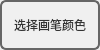
<?xml version="1.0" encoding="UTF-8"?>
<ui version="4.0">
 <class>ChoseColor</class>
 <widget class="QWidget" name="ChoseColor">
  <property name="geometry">
   <rect>
    <x>0</x>
    <y>0</y>
    <width>100</width>
    <height>50</height>
   </rect>
  </property>
  <property name="minimumSize">
   <size>
    <width>100</width>
    <height>50</height>
   </size>
  </property>
  <property name="maximumSize">
   <size>
    <width>100</width>
    <height>50</height>
   </size>
  </property>
  <property name="windowTitle">
   <string>Form</string>
  </property>
  <property name="styleSheet">
   <string notr="true"/>
  </property>
  <widget class="QPushButton" name="pushButton_choosecolor">
   <property name="geometry">
    <rect>
     <x>0</x>
     <y>0</y>
     <width>100</width>
     <height>50</height>
    </rect>
   </property>
   <property name="minimumSize">
    <size>
     <width>100</width>
     <height>50</height>
    </size>
   </property>
   <property name="maximumSize">
    <size>
     <width>100</width>
     <height>50</height>
    </size>
   </property>
   <property name="styleSheet">
    <string notr="true">QPushButton {
    /* 一次性设置：宽度 + 样式 + 颜色 */
    border: 2px solid #666;
    border-radius: 6px;
    background-color: #f0f0f0;
    color: #333;
    padding: 5px 12px;
}
QPushButton:hover {
    background-color: #e0e0e0;
    border-color: #333;
}
QPushButton:pressed {
    background-color: #d0d0d0;
    border-color: #111;
}
</string>
   </property>
   <property name="text">
    <string>选择画笔颜色</string>
   </property>
  </widget>
 </widget>
 <resources/>
 <connections/>
</ui>
